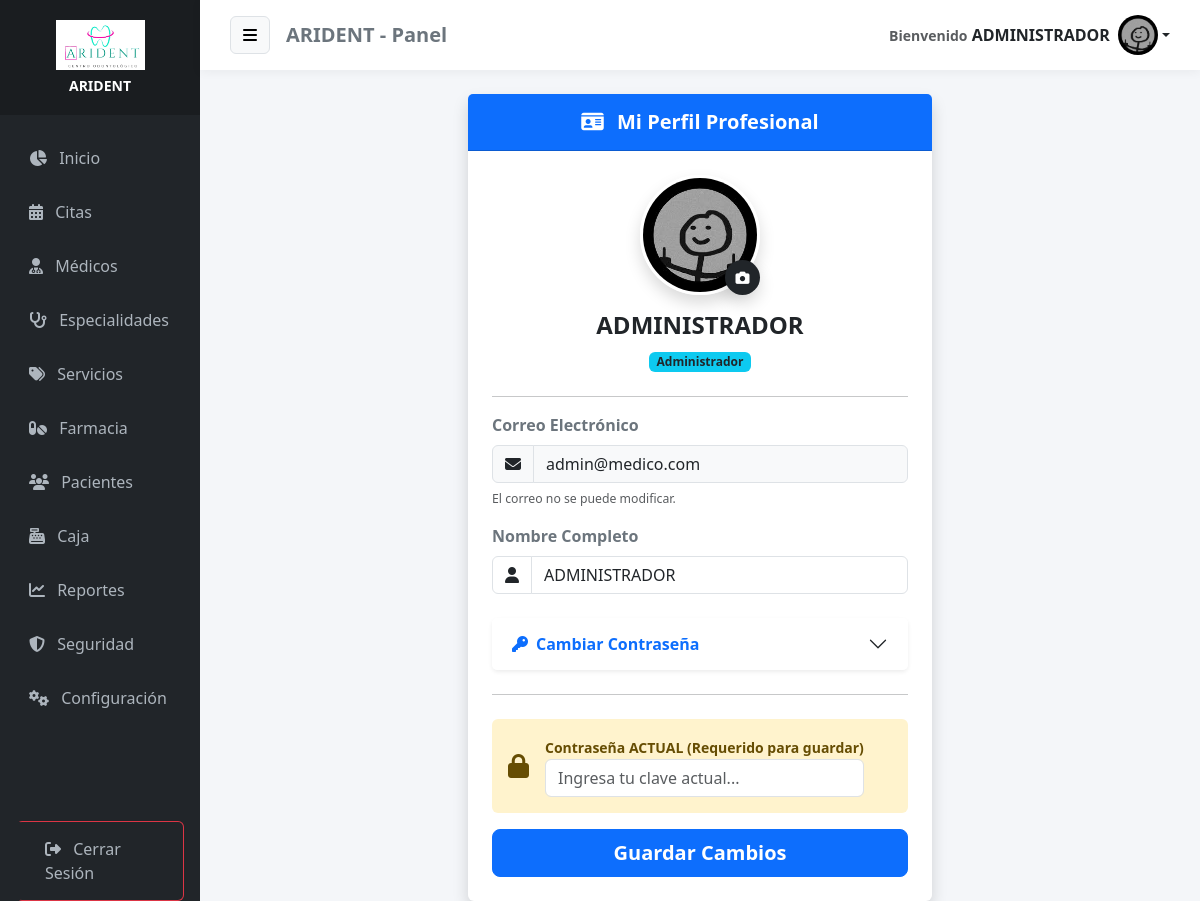
Screenshot of /perfil (signed in) with the database file from the repository.
### tables this page shows
CREATE TABLE IF NOT EXISTS `configuracion` (
  `id` int NOT NULL,
  `nombre_clinica` varchar(100) DEFAULT NULL,
  `direccion` varchar(255) DEFAULT NULL,
  `telefono` varchar(50) DEFAULT NULL,
  `email` varchar(100) DEFAULT NULL,
  `moneda` varchar(5) DEFAULT 'S/.',
  `logo` varchar(255) DEFAULT NULL,
  PRIMARY KEY (`id`)
);

CREATE TABLE IF NOT EXISTS `usuarios` (
  `id_usuario` int NOT NULL AUTO_INCREMENT,
  `nombre` varchar(100) NOT NULL,
  `documento_identidad` varchar(20) DEFAULT NULL,
  `email` varchar(100) NOT NULL,
  `telefono` varchar(20) DEFAULT NULL,
  `grupo_sanguineo` varchar(5) DEFAULT NULL,
  `alergias` text,
  `enfermedades_cronicas` text,
  `password` varchar(255) NOT NULL,
  `avatar` varchar(255) DEFAULT NULL,
  `id_rol` int DEFAULT NULL,
  `fecha_creacion` timestamp NULL DEFAULT CURRENT_TIMESTAMP,
  PRIMARY KEY (`id_usuario`),
  UNIQUE KEY `email` (`email`),
  KEY `id_rol` (`id_rol`),
  CONSTRAINT `usuarios_ibfk_1` FOREIGN KEY (`id_rol`) REFERENCES `roles` (`id_rol`)
);

CREATE TABLE IF NOT EXISTS `roles` (
  `id_rol` int NOT NULL AUTO_INCREMENT,
  `nombre` varchar(50) NOT NULL,
  PRIMARY KEY (`id_rol`)
);

### app/controllers/PerfilController.php (called while the page is built, shortened)
<?php
require_once APP_ROOT . '/models/Usuario.php';
class PerfilController {
    public function index() {
        $database = new Database();
        $db = $database->connect();
        $usuarioModel = new Usuario($db);
        $usuario = $usuarioModel->getById($_SESSION['user_id']);
        require_once APP_ROOT . '/views/admin/perfil.php';
    }
}

### app/models/Configuracion.php (called while the page is built, shortened)
<?php
class Configuracion {
    private $conn;
    private $table = 'configuracion';
    public function __construct($db) {
        $this->conn = $db;
    }
    public function obtener() {
        $query = "SELECT * FROM " . $this->table . " WHERE id = 1";
        $stmt = $this->conn->prepare($query);
        $stmt->execute();
        return $stmt->fetch(PDO::FETCH_ASSOC);
    }
}

### app/models/Usuario.php (called while the page is built, shortened)
<?php
class Usuario {
    private $conn;
    private $table = 'usuarios';
    public function __construct($db) {
        $this->conn = $db;
    }
    public function getById($id) {
        $query = 'SELECT
                    u.id_usuario,
                    u.nombre,
                    u.email,
                    u.password,
                    u.avatar,
                    r.nombre AS rol_nombre
                  FROM ' . $this->table . ' u
                  JOIN roles r ON u.id_rol = r.id_rol
                  WHERE u.id_usuario = :id
                  LIMIT 1';
        $stmt = $this->conn->prepare($query);
        $stmt->bindParam(':id', $id, PDO::PARAM_INT);
        $stmt->execute();
        return $stmt->fetch(PDO::FETCH_ASSOC);
    }
}

### app/views/admin/perfil.php (the view, shortened to what this page needs)
<?php require_once APP_ROOT . '/views/layouts/header.php'; ?>
<div class="row justify-content-center">
    <div class="col-md-8 col-lg-6">
        <div class="card shadow border-0">
            <div class="card-header bg-primary text-white py-3 text-center">
                <h5 class="mb-0 fw-bold"><i class="fas fa-id-card me-2"></i> Mi Perfil Profesional</h5>
            </div>
            <div class="card-body p-4">
                <form action="<?php echo BASE_URL; ?>/perfil/actualizar" method="POST" enctype="multipart/form-data">
                    <div class="text-center mb-4">
                        <div class="position-relative d-inline-block">
                            <?php if(!empty($usuario['avatar'])): ?>
                                <img src="<?php echo BASE_URL; ?>/uploads/<?php echo $usuario['avatar']; ?>" class="rounded-circle shadow border border-3 border-white" style="width: 120px; height: 120px; object-fit: cover;">
                            <?php else: ?>
                                <div class="bg-light rounded-circle shadow d-flex align-items-center justify-content-center text-secondary" style="width: 120px; height: 120px; font-size: 3rem;">
                                    <i class="fas fa-user"></i>
                                </div>
                            <?php endif; ?>
                            <label for="avatarInput" class="position-absolute bottom-0 end-0 bg-dark text-white rounded-circle p-2 shadow" style="cursor: pointer; width: 35px; height: 35px; display: flex; align-items: center; justify-content: center;">
                                <i class="fas fa-camera small"></i>
                            </label>
                        </div>
                        <h4 class="mt-3 fw-bold"><?php echo $usuario['nombre']; ?></h4>
                        <span class="badge bg-info text-dark"><?php echo $usuario['rol_nombre']; ?></span>
                    </div>
                    <hr>
                    <div class="mb-3">
                        <label class="form-label fw-bold text-secondary">Correo Electrónico</label>
                        <div class="input-group">
                            <span class="input-group-text bg-light"><i class="fas fa-envelope"></i></span>
                            <input type="text" class="form-control bg-light" value="<?php echo $usuario['email']; ?>" readonly>
                        </div>
                        <div class="form-text text-muted"><small>El correo no se puede modificar.</small></div>
                    </div>
                    <div class="mb-3">
                        <label class="form-label fw-bold text-secondary">Nombre Completo</label>
                        <div class="input-group">
                            <span class="input-group-text bg-white"><i class="fas fa-user"></i></span>
                            <input type="text" name="nombre" class="form-control" value="<?php echo $usuario['nombre']; ?>" required>
                        </div>
                    </div>
                    <div class="accordion mt-4" id="accordionPass">
                        <div class="accordion-item border-0 shadow-sm">
                            <h2 class="accordion-header">
                                <button class="accordion-button collapsed fw-bold text-primary" type="button" data-bs-toggle="collapse" data-bs-target="#collapsePass">
                                    <i class="fas fa-key me-2"></i> Cambiar Contraseña
                                </button>
                            </h2>
                        </div>
                    </div>
                    <hr class="my-4">
                    <div class="alert alert-warning border-0 d-flex align-items-center">
                        <i class="fas fa-lock me-3 fs-4"></i>
                        <div>
                            <label class="fw-bold small">Contraseña ACTUAL (Requerido para guardar)</label>
                            <input type="password" name="password_actual" class="form-control" required placeholder="Ingresa tu clave actual...">
                        </div>
                    </div>
                    <div class="d-grid">
                        <button type="submit" class="btn btn-primary btn-lg fw-bold">Guardar Cambios</button>
                    </div>
                </form>
            </div>
        </div>
    </div>
</div>
<?php require_once APP_ROOT . '/views/layouts/footer.php'; ?>

### app/views/layouts/header.php (shortened to what this page needs)
<?php
require_once APP_ROOT . '/models/Configuracion.php';
$db_header = new Database();
$conn_header = $db_header->connect();
$configModel_header = new Configuracion($conn_header);
$empresa_header = $configModel_header->obtener();
$nombre_app = !empty($empresa_header['nombre_clinica']) ? $empresa_header['nombre_clinica'] : 'MediCitas';
$logo_app   = !empty($empresa_header['logo']) ? $empresa_header['logo'] : null;
$rol = $_SESSION['id_de_rol_de_usuario'] ?? 0;
$uri = $_SERVER['REQUEST_URI'];
?>
<!DOCTYPE html>
<html lang="es">
<head>
    <link href="https://cdn.jsdelivr.net/npm/bootstrap@5.3.0/dist/css/bootstrap.min.css" rel="stylesheet">
    <link rel="stylesheet" href="https://cdnjs.cloudflare.com/ajax/libs/font-awesome/6.4.0/css/all.min.css">
    <link rel="stylesheet" href="https://cdn.datatables.net/1.13.4/css/dataTables.bootstrap5.min.css">
    <link rel="stylesheet" href="https://cdn.datatables.net/buttons/2.3.6/css/buttons.bootstrap5.min.css">
    <link href="https://cdn.jsdelivr.net/npm/select2@4.1.0-rc.0/dist/css/select2.min.css" rel="stylesheet">
    <link href="https://cdn.jsdelivr.net/npm/select2-bootstrap-5-theme@1.3.0/dist/select2-bootstrap-5-theme.min.css" rel="stylesheet">
</head>
<body>
<div class="container-fluid">
    <div class="row flex-nowrap">
        <div class="col-auto col-md-3 col-xl-2 px-0 sidebar-col bg-dark" id="sidebar">
            <div class="logo-area">
                <?php if ($logo_app && file_exists(APP_ROOT . '/../public/uploads/' . $logo_app)): ?>
                    <div class="mb-2">
                        <img src="<?php echo BASE_URL; ?>/uploads/<?php echo $logo_app; ?>" class="img-fluid" style="max-height:50px;">
                    </div>
                    <h6 class="text-white mb-0 fw-bold small"><?php echo $nombre_app; ?></h6>
                <?php else: ?>
                    <h4 class="text-white mb-0">
                        <i class="fas fa-heartbeat text-primary"></i> <?php echo $nombre_app; ?>
                    </h4>
                <?php endif; ?>
            </div>
            <div class="sidebar-menu mt-3">
                <a href="<?= BASE_URL ?>/home" class="<?= strpos($uri,'home')!==false?'active':'' ?>">
                    <i class="fas fa-chart-pie me-2"></i> Inicio
                </a>
                <a href="<?= BASE_URL ?>/citas" class="<?= strpos($uri,'citas')!==false?'active':'' ?>">
                    <i class="fas fa-calendar-alt me-2"></i> Citas
                </a>
                <?php if ($rol == 1): ?>
                    <a href="<?= BASE_URL ?>/medicos" class="<?= strpos($uri,'medicos')!==false?'active':'' ?>"><i class="fas fa-user-md me-2"></i> Médicos</a>
                    <a href="<?= BASE_URL ?>/especialidades" class="<?= strpos($uri,'especialidades')!==false?'active':'' ?>"><i class="fas fa-stethoscope me-2"></i> Especialidades</a>
                    <a href="<?= BASE_URL ?>/servicios" class="<?= strpos($uri,'servicios')!==false?'active':'' ?>"><i class="fas fa-tags me-2"></i> Servicios</a>
                <?php endif; ?>
                <?php if ($rol == 1 || $rol == 4): ?>
                    <a href="<?= BASE_URL ?>/medicamentos" class="<?= strpos($uri,'medicamentos')!==false?'active':'' ?>"><i class="fas fa-pills me-2"></i> Farmacia</a>
                    <a href="<?= BASE_URL ?>/pacientes" class="<?= strpos($uri,'pacientes')!==false?'active':'' ?>"><i class="fas fa-users me-2"></i> Pacientes</a>
                    <a href="<?= BASE_URL ?>/pagos" class="<?= strpos($uri,'pagos')!==false?'active':'' ?>"><i class="fas fa-cash-register me-2"></i> Caja</a>
                <?php endif; ?>
                <?php if ($rol == 1): ?>
                    <a href="<?= BASE_URL ?>/reportes" class="<?= strpos($uri,'reportes')!==false?'active':'' ?>"><i class="fas fa-chart-line me-2"></i> Reportes</a>
                    <a href="<?= BASE_URL ?>/auditoria" class="<?= strpos($uri,'auditoria')!==false?'active':'' ?>"><i class="fas fa-shield-alt me-2"></i> Seguridad</a>
                    <a href="<?= BASE_URL ?>/configuracion" class="<?= strpos($uri,'configuracion')!==false?'active':'' ?>"><i class="fas fa-cogs me-2"></i> Configuración</a>
                <?php endif; ?>
                <div class="mt-5 pt-5 px-3">
                    <a href="<?= BASE_URL ?>/auth/logout" class="btn btn-outline-danger w-100 text-start">
                        <i class="fas fa-sign-out-alt me-2"></i> Cerrar Sesión
                    </a>
                </div>
            </div>
        </div>
        <div class="col content-col">
            <div class="top-navbar mb-4">
                <div class="d-flex align-items-center">
                    <button class="btn btn-light me-3 border" id="menu-toggle"><i class="fas fa-bars"></i></button>
                    <h5 class="m-0 text-secondary fw-bold d-none d-md-block"><?= $nombre_app ?> - Panel</h5>
                </div>
                <div class="dropdown">
                    <a class="nav-link dropdown-toggle fw-bold text-dark d-flex align-items-center" data-bs-toggle="dropdown">
                        <div class="me-2 text-end d-none d-md-block">
                            <small class="text-muted">Bienvenido</small>
                            <span><?= $_SESSION['user_name'] ?? 'Usuario' ?></span>
                        </div>
                        <?php if (!empty($_SESSION['user_avatar']) && file_exists(APP_ROOT . '/../public/uploads/' . $_SESSION['user_avatar'])): ?>
                            <img src="<?= BASE_URL ?>/uploads/<?= $_SESSION['user_avatar'] ?>" class="rounded-circle" style="width:40px;height:40px;">
                        <?php else: ?>
                            <i class="fas fa-user-circle fa-2x text-primary"></i>
                        <?php endif; ?>
                    </a>
                </div>
            </div>
            <div class="container-fluid px-4">

### app/views/layouts/header.php (style rules this page uses)
body { background-color: #f4f6f9; font-family: 'Segoe UI', sans-serif; overflow-x: hidden; }
.sidebar-col { min-height: 100vh; background: #212529; box-shadow: 2px 0 5px rgba(0,0,0,0.1); padding: 0; transition: all 0.3s; }
.logo-area { background: #1a1d20; padding: 20px 0; text-align: center; }
.sidebar-menu a { color: #adb5bd; text-decoration: none; display: block; padding: 15px 25px; border-left: 4px solid transparent; transition: 0.3s; }
.content-col { padding: 0; background-color: #f4f6f9; transition: all 0.3s; }
.top-navbar { background: white; padding: 15px 30px; box-shadow: 0 2px 10px rgba(0,0,0,0.05); display: flex; justify-content: space-between; align-items: center; }

### rows the page displays
configuracion: logo (picture), nombre_clinica "ARIDENT"
usuarios: avatar (picture), nombre "ADMINISTRADOR", id_rol.nombre "Administrador", email "admin@medico.com"

### other values shown
$_SESSION['user_name'] "ADMINISTRADOR"
